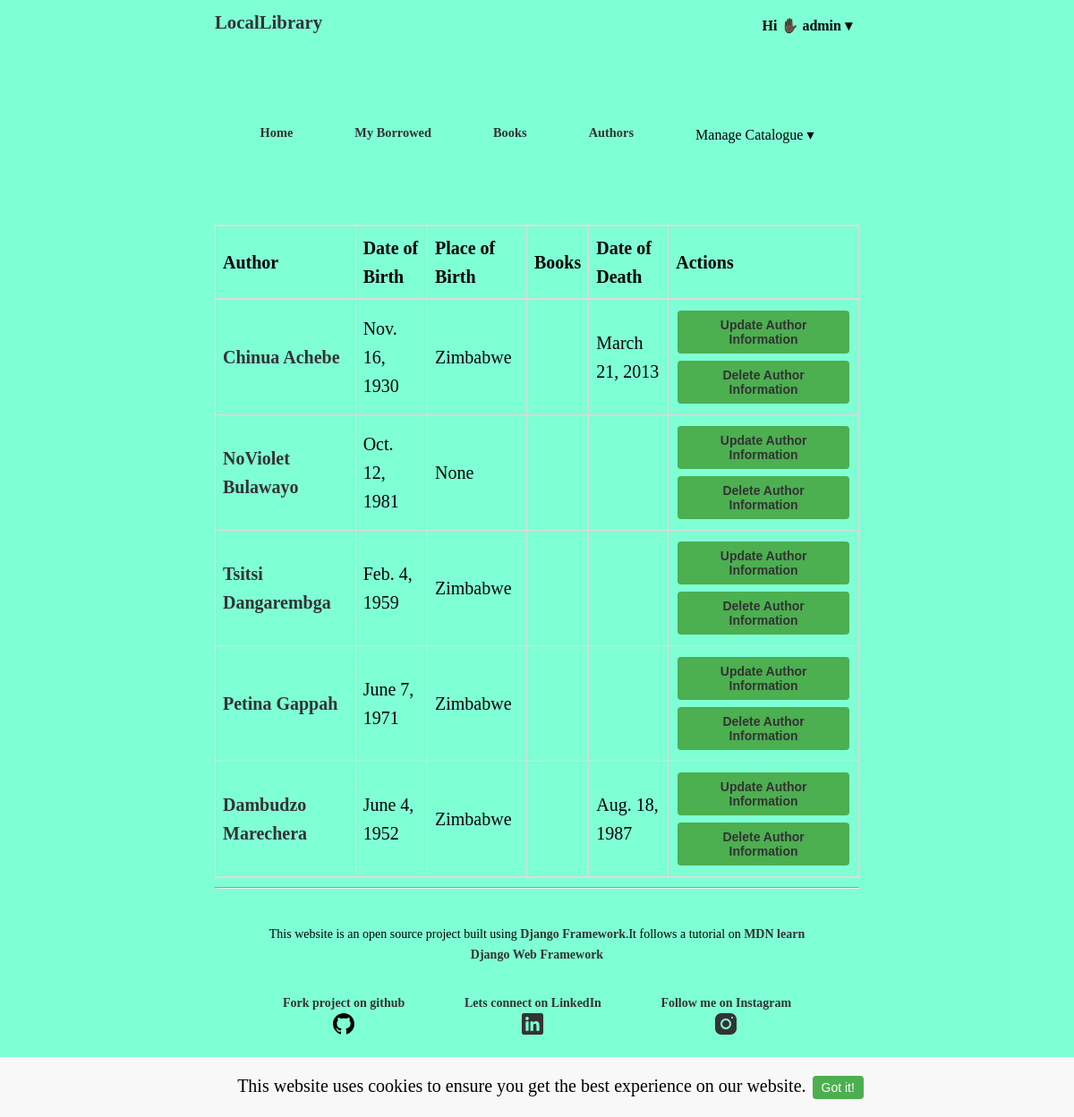
The app's page /catalog/authors/ (signed in) with its own data.
### catalog/models.py (models this page shows, shortened)
class Author(models.Model):
    first_name = models.CharField(max_length=100)
    last_name = models.CharField(max_length=100)
    date_of_birth = models.DateField(null=True, blank=True)
    date_of_death = models.DateField('Died', null=True, blank=True)
    image = models.ImageField(upload_to='images/',null=True,default=get_default_image)
    bio = models.TextField(max_length=1000, null=True, blank=True)
    birthplace = models.ForeignKey(Country,on_delete=models.PROTECT,null=True,blank=True)
    class Meta:
        ordering = ['last_name']
    def get_absolute_url(self):
        return reverse('author-detail', args=[str(self.id)])

class Country(models.Model):
    name = models.CharField(max_length=200, help_text='Enter country (e.g. Zimbabwe)')
    def __str__(self):
     return self.name

### catalog/views.py (the view)
# urls.py: path('authors/',views.AuthorList.as_view(),name='authors'),
class AuthorList(LoginRequiredMixin,ListView):
    model=models.Author
    paginate_by = 10

### catalog/templates/catalog/author_list.html (shortened to what this page needs)
{% extends 'base.html' %}
{% block content %}
  <table>
    <thead>
      <tr>
        <th>Author</th>
        <th>Date of Birth</th>
        <th>Place of Birth</th>
        <th>Books</th>
        <th>Date of Death</th>
        <th>Actions</th>
      </tr>
    </thead>
    <tbody>
      {% for author in author_list %}
        <tr>
          <td><a href="{{ author.get_absolute_url }}">{{ author.first_name }} {{ author.last_name }}</a></td>
          <td>{{ author.date_of_birth }}</td>
          <td>{{ author.birthplace }}</td>
          <td>
          </td>
          <td>{% if author.date_of_death %}{{ author.date_of_death }}{% endif %}</td>
          <td>
            {% if perms.catalog.can_mark_returned %}
              <button><a href="{% url 'author-update' author.pk %}">Update Author Information</a></button>
              <button><a href="{% url 'author-delete' author.pk %}">Delete Author Information</a></button>
            {% endif %}
          </td>
        </tr>
      {% endfor %}
    </tbody>
  </table>
{% endblock %}

### catalog/templates/base.html (shortened to what this page needs)
<!DOCTYPE html>
<html lang="en">
<head>
  {% load static %}
  <link rel="stylesheet" href="{% static 'css/style.css'%}">
  <link rel="stylesheet" href="https://cdnjs.cloudflare.com/ajax/libs/font-awesome/4.7.0/css/font-awesome.min.css">
</head>
<body>
  <div class="cookie-notice">
    This website uses cookies to ensure you get the best experience on our website.
    <button onclick="closeCookieNotice()">Got it!</button>
  </div>
  <header>
    <nav class="navbar">
      <ul class="logo">
        <li><a href="{% url 'home' %}">LocalLibrary</a> </li>
        {% if user.is_authenticated %}
        <li class="dropdown">
          <div class="welcome-message dropbtn">Hi ✋🏿 <strong>{{ user.get_username }} &#9662;</strong></div>
        </li>
      </ul>
      <div class="menu" id="menu">
        <ul class="menu-items">
          <li><a href="{% url 'home' %}">Home</a></li>
          <li><a href="{% url 'my-borrowed' %}" class="active">My Borrowed</a></li>
          <li><a href="{% url 'books' %}">Books</a></li>
          <li><a href="{% url 'authors' %}">Authors</a></li>
          {% if perms.catalog.can_mark_returned %}
          <li class="dropdown">
            <div class="dropbtn">Manage Catalogue &#9662;</div>
          </li>
          {% endif %}
        </ul>
      </div>
    </nav>
    {% else %}
    <li><a href="{% url 'login' %}?next={{ request.path }}">Login</a>/<a href="{% url 'signup'%}">Register</a></li>
    </ul>
    {% endif %}
  </header>
  <main>
    {% block content %}{% endblock %}
  </main>
  <hr>
  <footer>
    <div class="footer-content">
      <p>This website is an open source project built using <a href="https://www.djangoproject.com/">Django
          Framework</a>.It follows a tutorial on <a
          href="https://developer.mozilla.org/en-US/docs/Learn/Server-side/Django/Introduction">MDN learn Django Web
          Framework</a> </p>
      <ul class="footer-links">
        <li>
          <a href="https://github.com/schawanji/locallibrary">Fork project on github
          </a>
        </li>
        <li>
          <a href="https://www.linkedin.com/in/schawanji/">Lets connect on LinkedIn
          </a>
        </li>
        <li>
          <a href="https://www.instagram.com/schawanji/">Follow me on Instagram
            </a>
        </li>
      </ul>
      <p>&copy; 2023. All rights reserved.</p>
    </div>
  </footer>
</body>
</html>

### catalog/static/css/style.css (style rules this page uses)
body { background-color: aquamarine; margin: 0 auto; width: 60%; line-height: 1.6; font-size: 20px; box-sizing: border-box; }
ul { list-style: none; padding: 0; margin: 0; line-height: 1.6; }
li { padding-top: 0.5rem; }
a { text-decoration: none; color: #333; font-weight: 700; }
.cookie-notice { position: fixed; bottom: 0; left: 0; width: 100%; background-color: #f8f8f8; padding: 1rem; text-align: center; }
.cookie-notice button { background-color: #4CAF50; color: white; border: none; padding: 5px 10px; font-size: 14px; cursor: pointer; }
.menu { padding: 1rem; margin-bottom: 3rem; }
nav ul { list-style-type: none; margin: 0; padding: 0; display: flex; justify-content: space-around; }
nav li { position: relative; }
.logo { list-style: none; display: flex; justify-content: space-between; font-size: 1.3rem; margin-bottom: 3rem; font-weight: 700; position: relative; }
.menu a, .dropdown .dropbtn { font-size: 0.9rem; padding: 0.5rem; }
.dropdown .dropbtn { font-size: 1rem; padding: 0.5rem; }
.dropdown { position: relative; display: inline-block; }
.menu li { padding: 1rem; }
.menu a { text-decoration: none; }
table { border-collapse: collapse; width: 100%; }
td, th { border: 1px solid #ddd; text-align: left; padding: 8px; }
tr:first-child { border-top: 2px solid #ddd; }
tr:last-child { border-bottom: 2px solid #ddd; }
button { background-color: #4caf50; border: none; color: white; padding: 8px 16px; text-align: center; text-decoration: none; display: inline-block; font-size: 14px; margin: 4px 2px; cursor: pointer; border-radius: 4px; }
footer { padding: 1rem; text-align: center; }
.footer-content { max-width: 90%; margin: 0 auto; }
.footer-content p { margin-bottom: 1rem; font-size: 14px; }
.footer-links { list-style-type: none; padding: 0; margin: 0; display: flex; justify-content: center; gap: 1rem; font-size: 14px; }
.footer-links li { padding: 1rem; }
.footer-links li a { color: #333; text-decoration: none; }

### records on screen
Author: first_name "Chinua", last_name "Achebe", date_of_birth "Nov. 16, 1930", birthplace "Zimbabwe", date_of_death "March 21, 2013"
Author: first_name "NoViolet", last_name "Bulawayo", date_of_birth "Oct. 12, 1981", birthplace "None"
Author: first_name "Tsitsi", last_name "Dangarembga", date_of_birth "Feb. 4, 1959", birthplace "Zimbabwe"
Author: first_name "Petina", last_name "Gappah", date_of_birth "June 7, 1971", birthplace "Zimbabwe"
Author: first_name "Dambudzo", last_name "Marechera", date_of_birth "June 4, 1952", birthplace "Zimbabwe", date_of_death "Aug. 18, 1987"

### other values on screen
{{ user.get_username }} "admin"
